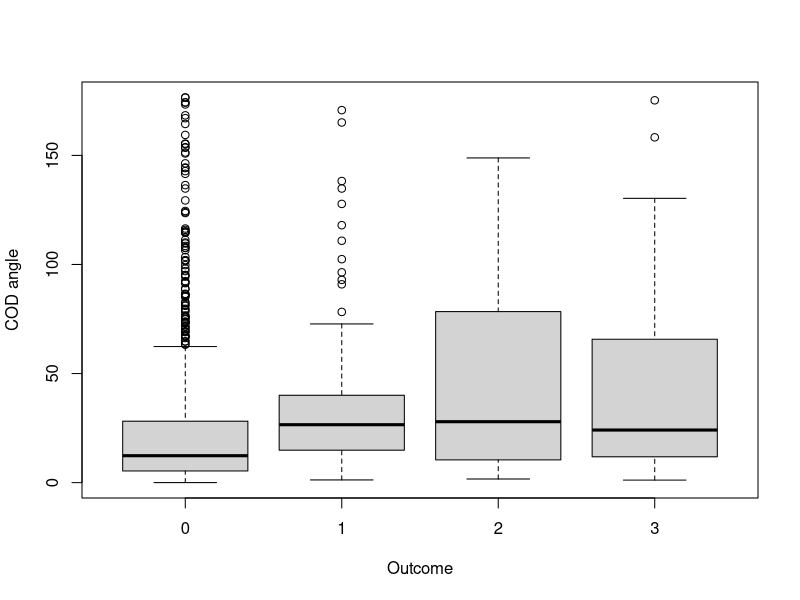
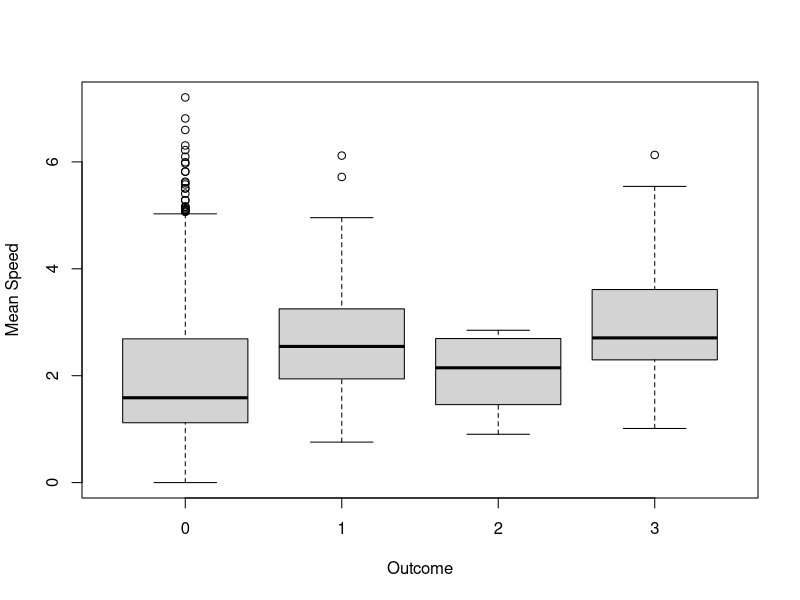
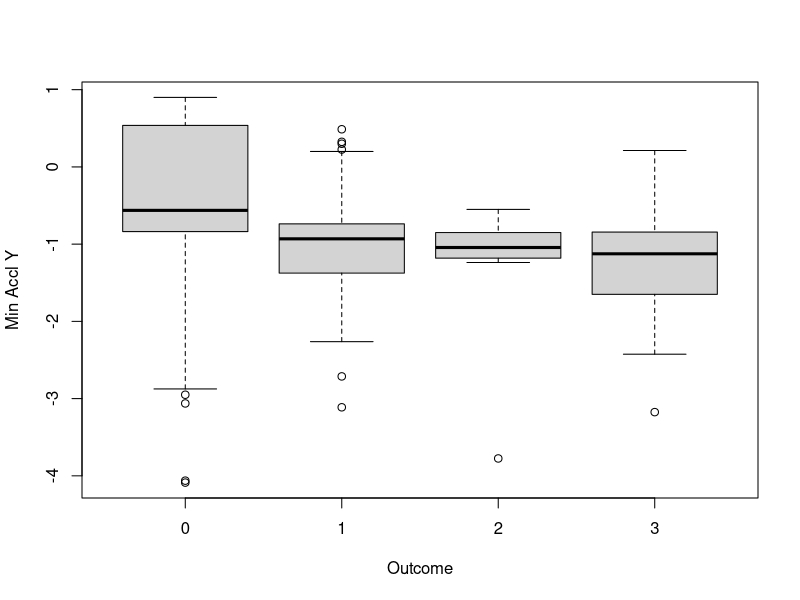
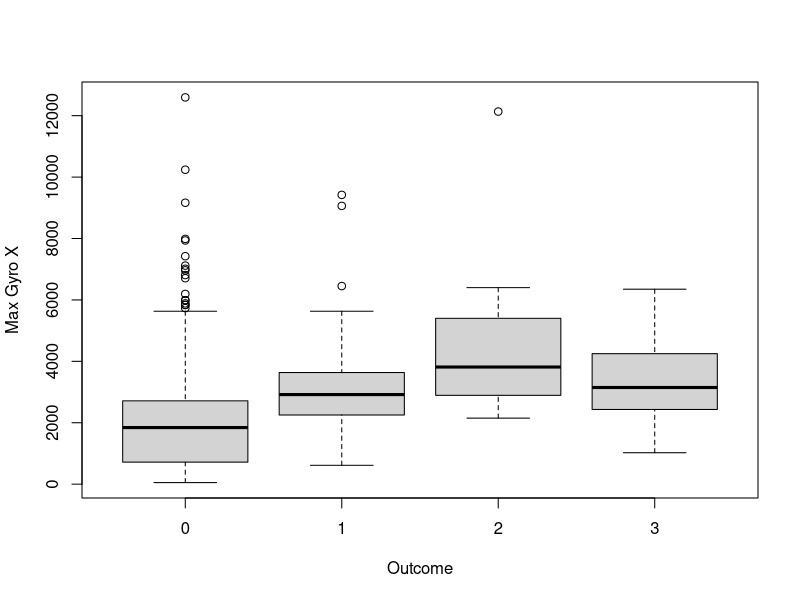
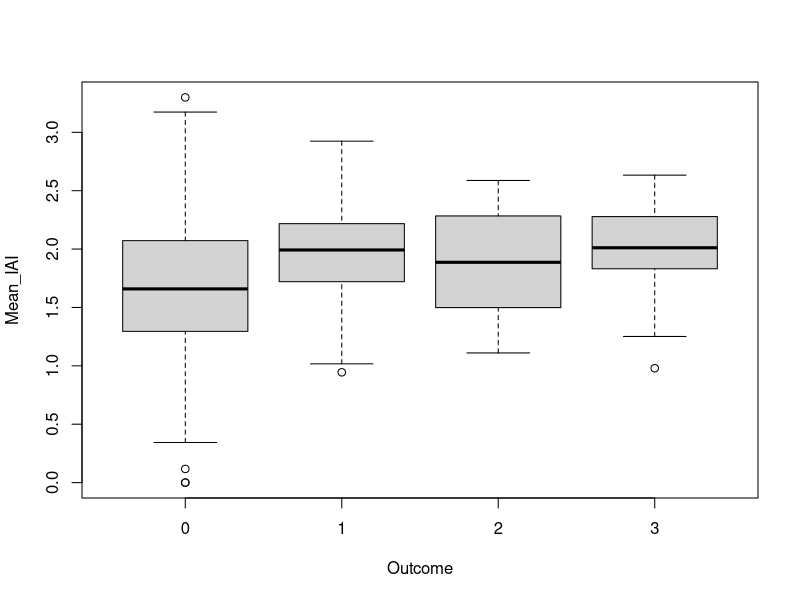
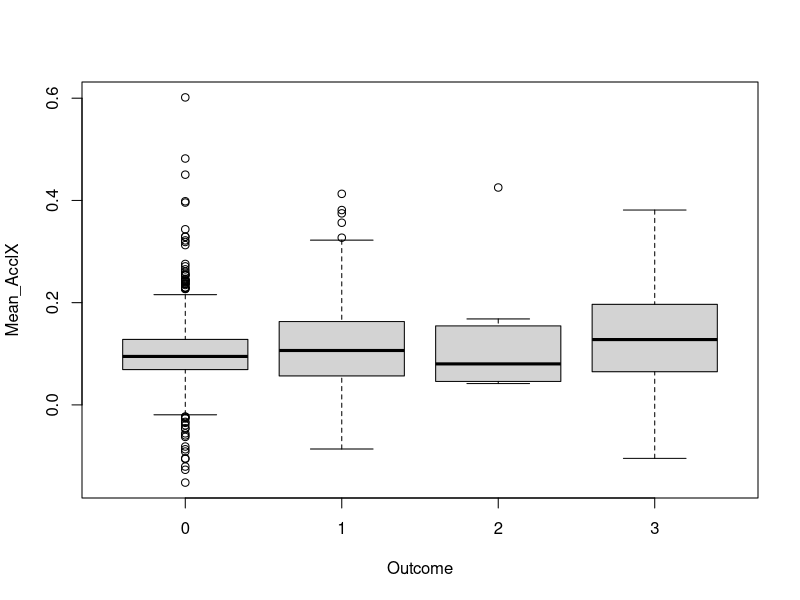
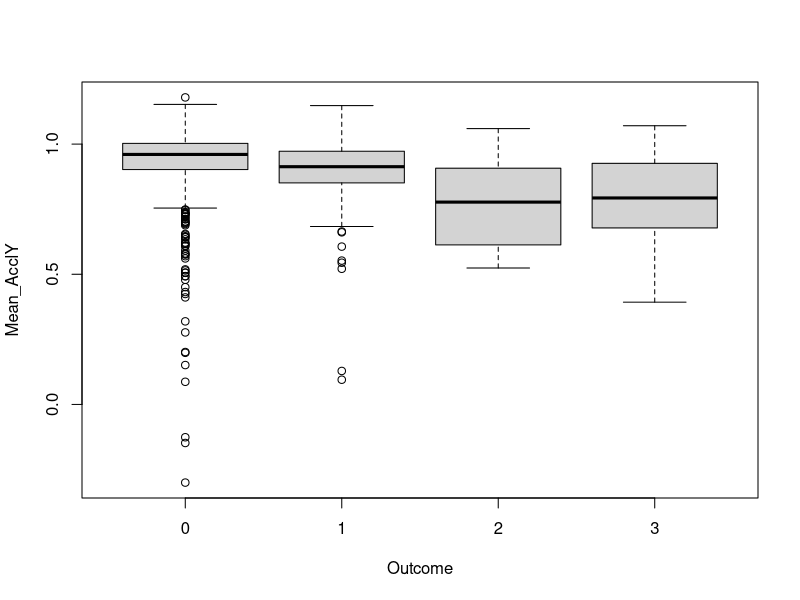
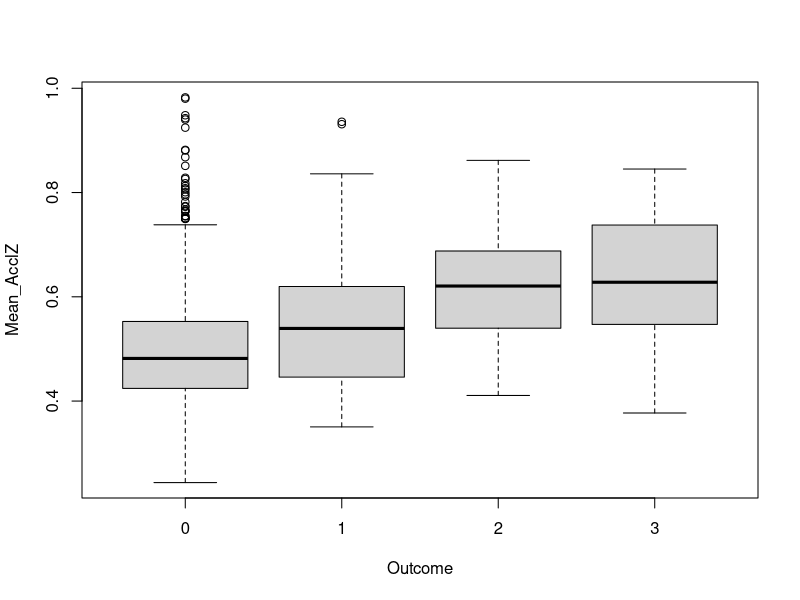

R code for these plots, in order:

## Football angles project code for one of the players


## Importing data

mydata <- read.csv("RC1gcGrp123.csv")

## Explanatory Data Analysis (boxplots)

## Boxplots were generated to observe the variation in the data between the different outcomes

# Creating a new variable in the data that categorizes each outcome together.
# This is used for the Ordinal Logistic Regression Models in addition to the boxplots.
mydata$outcome <- 0
mydata$outcome[mydata$Outcome.y.45to90==1] <- 1
mydata$outcome[mydata$Outcome.y.90to135==1] <- 2
mydata$outcome[mydata$Outcome.y.135to180==1] <- 3


boxplot(mydata$CODangle~mydata$outcome, xlab='Outcome',ylab='COD angle')
boxplot(mydata$Mean_Speed~mydata$outcome, xlab='Outcome',ylab='Mean Speed')
boxplot(mydata$Min_AcclY~mydata$outcome, xlab='Outcome',ylab='Min Accl Y')
boxplot(mydata$Max_GyroX~mydata$outcome, xlab='Outcome',ylab='Max Gyro X')
boxplot(mydata$Mean_IAI~mydata$outcome, xlab='Outcome',ylab='Mean_IAI')
boxplot(mydata$Mean_AcclX~mydata$outcome, xlab='Outcome',ylab='Mean_AcclX')
boxplot(mydata$Mean_AcclY~mydata$outcome, xlab='Outcome',ylab='Mean_AcclY')
boxplot(mydata$Mean_AcclZ~mydata$outcome, xlab='Outcome',ylab='Mean_AcclZ')
boxplot(mydata$Mean_GyroX~mydata$outcome, xlab='Outcome',ylab='Mean_GyroX')
boxplot(mydata$Mean_GyroY~mydata$outcome, xlab='Outcome',ylab='Mean_GyroY')
boxplot(mydata$Mean_GyroZ~mydata$outcome, xlab='Outcome',ylab='Mean_GyroZ')
boxplot(mydata$Min_Speed~mydata$outcome, xlab='Outcome',ylab='Min_Speed')
boxplot(mydata$Min_IAI~mydata$outcome, xlab='Outcome',ylab='Min_IAI')
boxplot(mydata$Min_AcclX~mydata$outcome, xlab='Outcome',ylab='Min_AcclX')
boxplot(mydata$Min_AcclZ~mydata$outcome, xlab='Outcome',ylab='Min_AcclZ')
boxplot(mydata$Min_GyroX~mydata$outcome, xlab='Outcome',ylab='Min_GyroX')
boxplot(mydata$Min_GyroY~mydata$outcome, xlab='Outcome',ylab='Min_GyroY')
boxplot(mydata$Min_GyroZ~mydata$outcome, xlab='Outcome',ylab='Min_GyroZ')
boxplot(mydata$Max_Speed~mydata$outcome, xlab='Outcome',ylab='Max_Speed')
boxplot(mydata$Max_IAI~mydata$outcome, xlab='Outcome',ylab='Max_IAI')
boxplot(mydata$Max_AcclX~mydata$outcome, xlab='Outcome',ylab='Max_AcclX')
boxplot(mydata$Max_AcclY~mydata$outcome, xlab='Outcome',ylab='Max_AcclY')
boxplot(mydata$Max_AcclZ~mydata$outcome, xlab='Outcome',ylab='Max_AcclZ')
boxplot(mydata$Max_GyroY~mydata$outcome, xlab='Outcome',ylab='Max_GyroY')
boxplot(mydata$Max_GyroZ~mydata$outcome, xlab='Outcome',ylab='Max_GyroZ')

## Explanatory Data Analysis (t-tests)

## t-tests were conducted to observe all of the relationships between angles and other variables

# t-tests for angle 45 to 90

t.test(mydata$CODangle~mydata$Outcome.y.45to90)
t.test(mydata$Mean_Speed~mydata$Outcome.y.45to90)
t.test(mydata$Mean_IAI~mydata$Outcome.y.45to90)
t.test(mydata$Mean_AcclX~mydata$Outcome.y.45to90)
t.test(mydata$Mean_AcclY~mydata$Outcome.y.45to90)
t.test(mydata$Mean_AcclZ~mydata$Outcome.y.45to90)
t.test(mydata$Mean_GyroX~mydata$Outcome.y.45to90)
t.test(mydata$Mean_GyroY~mydata$Outcome.y.45to90)
t.test(mydata$Mean_GyroZ~mydata$Outcome.y.45to90)
t.test(mydata$Min_Speed~mydata$Outcome.y.45to90)
t.test(mydata$Min_IAI~mydata$Outcome.y.45to90)
t.test(mydata$Min_AcclX~mydata$Outcome.y.45to90)
t.test(mydata$Min_AcclY~mydata$Outcome.y.45to90)
t.test(mydata$Min_AcclZ~mydata$Outcome.y.45to90)
t.test(mydata$Min_GyroX~mydata$Outcome.y.45to90)
t.test(mydata$Min_GyroY~mydata$Outcome.y.45to90)
t.test(mydata$Min_GyroZ~mydata$Outcome.y.45to90)
t.test(mydata$Max_Speed~mydata$Outcome.y.45to90)
t.test(mydata$Max_IAI~mydata$Outcome.y.45to90)
t.test(mydata$Max_AcclX~mydata$Outcome.y.45to90)
t.test(mydata$Max_AcclY~mydata$Outcome.y.45to90)
t.test(mydata$Max_AcclZ~mydata$Outcome.y.45to90)
t.test(mydata$Max_GyroX~mydata$Outcome.y.45to90)
t.test(mydata$Max_GyroY~mydata$Outcome.y.45to90)
t.test(mydata$Max_GyroZ~mydata$Outcome.y.45to90)


# t-tests for angle 90 to 135

t.test(mydata$CODangle~mydata$Outcome.y.90to135)
t.test(mydata$Mean_Speed~mydata$Outcome.y.90to135)
t.test(mydata$Mean_IAI~mydata$Outcome.y.90to135)
t.test(mydata$Mean_AcclX~mydata$Outcome.y.90to135)
t.test(mydata$Mean_AcclY~mydata$Outcome.y.90to135)
t.test(mydata$Mean_AcclZ~mydata$Outcome.y.90to135)
t.test(mydata$Mean_GyroX~mydata$Outcome.y.90to135)
t.test(mydata$Mean_GyroY~mydata$Outcome.y.90to135)
t.test(mydata$Mean_GyroZ~mydata$Outcome.y.90to135)
t.test(mydata$Min_Speed~mydata$Outcome.y.90to135)
t.test(mydata$Min_IAI~mydata$Outcome.y.90to135)
t.test(mydata$Min_AcclX~mydata$Outcome.y.90to135)
t.test(mydata$Min_AcclY~mydata$Outcome.y.90to135)
t.test(mydata$Min_AcclZ~mydata$Outcome.y.90to135)
t.test(mydata$Min_GyroX~mydata$Outcome.y.90to135)
t.test(mydata$Min_GyroY~mydata$Outcome.y.90to135)
t.test(mydata$Min_GyroZ~mydata$Outcome.y.90to135)
t.test(mydata$Max_Speed~mydata$Outcome.y.90to135)
t.test(mydata$Max_IAI~mydata$Outcome.y.90to135)
t.test(mydata$Max_AcclX~mydata$Outcome.y.90to135)
t.test(mydata$Max_AcclY~mydata$Outcome.y.90to135)
t.test(mydata$Max_AcclZ~mydata$Outcome.y.90to135)
t.test(mydata$Max_GyroX~mydata$Outcome.y.90to135)
t.test(mydata$Max_GyroY~mydata$Outcome.y.90to135)
t.test(mydata$Max_GyroZ~mydata$Outcome.y.90to135)


# t-tests for angle 135 to 180

t.test(mydata$CODangle~mydata$Outcome.y.135to180)
t.test(mydata$Mean_Speed~mydata$Outcome.y.135to180)
t.test(mydata$Mean_IAI~mydata$Outcome.y.135to180)
t.test(mydata$Mean_AcclX~mydata$Outcome.y.135to180)
t.test(mydata$Mean_AcclY~mydata$Outcome.y.135to180)
t.test(mydata$Mean_AcclZ~mydata$Outcome.y.135to180)
t.test(mydata$Mean_GyroX~mydata$Outcome.y.135to180)
t.test(mydata$Mean_GyroY~mydata$Outcome.y.135to180)
t.test(mydata$Mean_GyroZ~mydata$Outcome.y.135to180)
t.test(mydata$Min_Speed~mydata$Outcome.y.135to180)
t.test(mydata$Min_IAI~mydata$Outcome.y.135to180)
t.test(mydata$Min_AcclX~mydata$Outcome.y.135to180)
t.test(mydata$Min_AcclY~mydata$Outcome.y.135to180)
t.test(mydata$Min_AcclZ~mydata$Outcome.y.135to180)
t.test(mydata$Min_GyroX~mydata$Outcome.y.135to180)
t.test(mydata$Min_GyroY~mydata$Outcome.y.135to180)
t.test(mydata$Min_GyroZ~mydata$Outcome.y.135to180)
t.test(mydata$Max_Speed~mydata$Outcome.y.135to180)
t.test(mydata$Max_IAI~mydata$Outcome.y.135to180)
t.test(mydata$Max_AcclX~mydata$Outcome.y.135to180)
t.test(mydata$Max_AcclY~mydata$Outcome.y.135to180)
t.test(mydata$Max_AcclZ~mydata$Outcome.y.135to180)
t.test(mydata$Max_GyroX~mydata$Outcome.y.135to180)
t.test(mydata$Max_GyroY~mydata$Outcome.y.135to180)
t.test(mydata$Max_GyroZ~mydata$Outcome.y.135to180)


## Libraries required for ROC curves & confusion matrices

library(pROC)
library(caret)
library(e1071)


## Training and test data (70% & 30% split)

train <- mydata[1:767,]


test <- mydata[768:1095,]


## Binary Logistic Regression


#45 to 90 angle

# Removing time and ID variables from training data. 
# Also removing other angle outcomes except for 45-90.
mypredictors <- subset(train,select=c(4:28,30))
head(mypredictors)
 
# Changing angle outcome to a categorical variable
mypredictors$Outcome.y.45to90<-as.factor(mypredictors$Outcome.y.45to90)
str(mypredictors)

# Generating a Binary Logistic Regression (BLR) model trained on the training data.
myglm <- glm(Outcome.y.45to90 ~ .,data=mypredictors, family = "binomial")
summary(myglm)

# Performing backwards stepwise on the model to improve accuracy.
backwards = step(myglm)
summary(backwards)

# Removing time, ID and other angle variables from test data for 45 to 90.
subdata <- subset(test,select=c(4:28,30))

# Changing angle outcome to a categorical variable
subdata$Outcome.y.45to90 <- as.factor(subdata$Outcome.y.45to90)
str(subdata)

# Applying the BLR model to the test data to create a set of predictions for the angle 45 to 90.
mypredict <- predict(backwards, subdata, type="response")

# Generating and plotting a Reciever Operating Characteristic (ROC) curve of the predictors.
myroc <- roc(subdata$Outcome.y.45to90, mypredict)
plot(myroc,main='Outcome 45 to 90')


# Confusion matrix

# Splitting the predictors between outcome results 1 and 0 based on the threshold.
# In this case the threshold is 0.05.
mypredict[mypredict>0.05] <- 1
mypredict[mypredict<0.05] <- 0

# Setting the predictor and outcome to categorical variables.
X <- as.factor(mypredict)
Y <- as.factor(test$Outcome.y.45to90)

# Generating a confusion matrix of the outcomes vs predictions.
Con <- confusionMatrix(X,Y,positive="1")
Con


#90 to 135 angle

# Creating another subset removing time and ID variables from training data. 
# Also removing other angle outcomes except for 90-135.
mypredictors2 <- subset(train,select=c(4:28,31))
head(mypredictors2)

# Changing angle outcome to a categorical variable.
mypredictors2$Outcome.y.90to135<-as.factor(mypredictors2$Outcome.y.90to135)
str(mypredictors2)

# Generating a Binary Logistic Regression (BLR) model trained on the training data.
myglm2 <- glm(Outcome.y.90to135 ~ .,data=mypredictors2, family = "binomial")
summary(myglm2)

# Performing backwards stepwise on the model to improve accuracy.
backwards2 = step(myglm2)
summary(backwards2)

# Removing time, ID and other angle variables from test data for 90-135.
subdata2 <- subset(test,select=c(4:28,31))

# Setting outcome to categorical variable.
subdata2$Outcome.y.90to135 <- as.factor(subdata2$Outcome.y.90to135)
str(subdata2)

# Applying the BLR model to the 90-135 test data. 
mypredict2 <- predict(backwards2, subdata2, type="response")

# Plotting an ROC curve of the predictors.
myroc2 <- roc(subdata2$Outcome.y.90to135, mypredict2)
plot(myroc2,main='Outcome 90 to 135')


# Confusion matrix

# Splitting the outcome by the threshold 0.005
mypredict2[mypredict2>0.005] <- 1
mypredict2[mypredict2<0.005] <- 0

# Setting predictor and outcome to categorical variables.
X2 <- as.factor(mypredict2)
Y2 <- as.factor(test$Outcome.y.90to135)

# Generating a confusion matrix of outcomes vs predictions.
Con2 <- confusionMatrix(X2,Y2,positive="1")
Con2


#135 to 180 angle

# Creating subset of training data for 135-180 angle, with time, ID & other angles removed.
mypredictors3 <- subset(train,select=c(4:28,32))
head(mypredictors3)

# Changing outcome to categorical variable.
mypredictors3$Outcome.y.135to180<-as.factor(mypredictors3$Outcome.y.135to180)
str(mypredictors3)

# Training BLR model on training data.
myglm3 <- glm(Outcome.y.135to180 ~ .,data=mypredictors3, family = "binomial")
summary(myglm3)

# Performing backwards stepwise.
backwards3 = step(myglm3)
summary(backwards3)

# Subset of test data for 135-180 angle.
subdata3 <- subset(test,select=c(4:28,32))

# Setting outcome to categorical variable.
subdata3$Outcome.y.135to180 <- as.factor(subdata3$Outcome.y.135to180)
str(subdata3)

# Running BLR model on test data.
mypredict3 <- predict(backwards3, subdata3, type="response")

# Generating ROC curve.
myroc3 <- roc(subdata3$Outcome.y.135to180,mypredict3)
plot(myroc3,main='Outcome 135 to 180')

# Confusion matrix

# Splitting predictions by threshold 0.015.
mypredict3[mypredict3>0.015] <- 1
mypredict3[mypredict3<0.015] <- 0

# Setting predictor and outcome to categorical variables.
X3 <- as.factor(mypredict3)
Y3 <- as.factor(test$Outcome.y.135to180)

# Creating confusion matrix of outcome vs prediction.
Con3 <- confusionMatrix(X3,Y3,positive="1")
Con3




## Ordinal Logistic Regression (OLR)


table(train$outcome)

library(MASS)

# Generating an OLR model using the training data with multiple outcome variable.
mymodel <- polr(as.factor(outcome) ~ CODangle + Mean_Speed + Mean_IAI
                + Mean_AcclX + Mean_AcclY + Mean_AcclZ
                + Mean_GyroX + Mean_GyroY + Mean_GyroZ + Min_Speed 
                + Min_IAI + Min_AcclX + Min_AcclY + Min_AcclZ + Min_GyroX
                + Min_GyroY + Min_GyroZ + Max_Speed + Max_IAI + Max_AcclX
                + Max_AcclY + Max_AcclZ + Max_GyroX + Max_GyroY + Max_GyroZ
                , data = train, Hess=TRUE)
mymodel
summary(mymodel)

# Backwards stepwise of the model.
backwards4 <- step(mymodel)

# Creating a table of the coefficients.
table = coef(summary(backwards4))

# Using the t-values in the table, the p-values for the variables are calculated.
p = pnorm(abs(table[,"t value"]), lower.tail = FALSE)*2

# The p-values are added to the table.
(table <- cbind(table, "p value" = p))

# Setting outcome in test data to categorical.
test$outcome <- as.factor(test$outcome)
str(test$outcome)

# Applying the OLR model to the test data.
pred <- predict(backwards4, test, type="prob")


# Multi-class ROC was generated but, unfortunately, could not be plotted.
myroc5 <- multiclass.roc(test$outcome, pred)

# Because of this, separate ROC curves were generated and plotted for each angle outcome.

# ROC for 45-90.
B <- roc(test$Outcome.y.45to90 ~ pred[,2])

# ROC for 90-135.
B1 <- roc(test$Outcome.y.90to135 ~ pred[,3])

# ROC for 135-180.
B2 <- roc(test$Outcome.y.135to180 ~ pred[,4])


plot(B, main='Outcome 45 to 90')
plot(B1, main='Outcome 90 to 135')
plot(B2, main='Outcome 135 to 180')


# The predicted probabilities are separated by variables from the predictor.

# 45-90 angle
P <- pred[,2]

# 90-135 angle
P1 <- pred[,3]

# 135-180 angle.
P2 <- pred[,4]


# Confusion matrices were formed, using the same principle as those created for BLR above.

# Predictor split by threshold 0.06
P[P>0.06] <- 1
P[P<0.06] <- 0

# Setting predictor and outcome as categorical variables.
X7 <- as.factor(P)
Y7 <- as.factor(test$Outcome.y.45to90)

# Building confusion matrix
Con7 <- confusionMatrix(X7,Y7,positive="1")
Con7



# Predictor split by threshold 0.01
P1[P1>0.01] <- 1
P1[P1<0.01] <- 0

# Setting predictor & outcome to categorical variables.
X8 <- as.factor(P1)
Y8 <- as.factor(test$Outcome.y.90to135)

# Building confusion matrix.
Con8 <- confusionMatrix(X8,Y8,positive="1")
Con8



# Predictor split by threshold 0.03
P2[P2>0.03] <- 1
P2[P2<0.03] <- 0

# Setting predictor & outcome to categorical variables.
X9 <- as.factor(P2)
Y9 <- as.factor(test$Outcome.y.135to180)

# Building confusion matrix.
Con9 <- confusionMatrix(X9,Y9,positive="1")
Con9



## The logistic regression models were generated again, 
# but using all of the variables in the training data (No backwards stepwise).


## Binary Logistic Regression using ALL variables.


# 45-90 angle.

# Applying the original BLR model (before backwards stepwise) to the test data.
# Then plotting its respective ROC curve.
mypred <- predict(myglm, subdata, type="response")
myproc <- roc(subdata$Outcome.y.45to90, mypred)
plot(myproc,main='Outcome 45 to 90')

# Setting the threshold to 0.06
mypred[mypred>0.06] <- 1
mypred[mypred<0.06] <- 0

# Setting outcome & predictor variables to categorical.
X4 <- as.factor(mypred)
Y4 <- as.factor(test$Outcome.y.45to90)

# Generating the confusion matrix.
pCon <- confusionMatrix(X4,Y4,positive="1")
pCon


# 90-135 angle.

# Applying model to test data
mypred2 <- predict(myglm2, subdata2, type="response")
myproc2 <- roc(subdata2$Outcome.y.90to135, mypred2)
plot(myproc2,main='Outcome 90 to 135')

# Setting threshold at 0.001
mypred2[mypred2>0.001] <- 1
mypred2[mypred2<0.001] <- 0

# Setting variables to categorical.
X5 <- as.factor(mypred2)
Y5 <- as.factor(test$Outcome.y.90to135)

# Generating confusion matrix.
pCon2 <- confusionMatrix(X5,Y5,positive="1")
pCon2


# 135-180 angle.

# Applying model to test data
mypred3 <- predict(myglm3, subdata3, type="response")
myproc3 <- roc(subdata3$Outcome.y.135to180, mypred3)
plot(myproc3,main='Outcome 135 to 180')

# Setting threshold at 0.015
mypred3[mypred3>0.015] <- 1
mypred3[mypred3<0.015] <- 0

# Setting variables to categorical.
X6 <- as.factor(mypred3)
Y6 <- as.factor(test$Outcome.y.135to180)

# Generating confusion matrix.
pCon3 <- confusionMatrix(X6,Y6,positive="1")
pCon3




## Ordinal Logistic Regression using ALL variables

# Applying original OLR model (before backwards stepwise) to test data.
# Then generating its multiclass ROC curve as well as plotting the separate ROCs.
mypred4 <- predict(mymodel, test, type="prob")
myproc4 <- multiclass.roc(test$outcome, mypred4)

# ROC for 45-90.
R <- roc(test$Outcome.y.45to90 ~ mypred4[,2])

# ROC for 90-135.
R2 <- roc(test$Outcome.y.90to135 ~ mypred4[,3])

# ROC for 135-180.
R3 <- roc(test$Outcome.y.135to180 ~ mypred4[,4])

# Changing the graphical parameters so 3 plots can be observed together.
par(mfrow = c(1,3))


plot(R, main='Outcome 45 to 90')
plot(R2, main='Outcome 90 to 135')
plot(R3, main='Outcome 135 to 180')

# Changing the graphical parameters back to default.
par(mfrow = c(1,1))


Mypred4 <- predict(mymodel, test, type="class")


(Tab <- table(Mypred4,test$outcome))


# Taking probabilities for each outcome and separating them into variables.

# 45-90.
P3 <- mypred4[,2]

# 90-135.
P4 <- mypred4[,3]

# 135-180.
P5 <- mypred4[,4]


# Confusion matrices were generated

# 45-90.

# Setting threshold at 0.06
P3[P3>0.06] <- 1
P3[P3<0.06] <- 0

# Setting predictor & outcome as categorical
X10 <- as.factor(P3)
Y10 <- as.factor(test$Outcome.y.45to90)

# Creating the confusion matrix.
Con10 <- confusionMatrix(X10,Y10,positive="1")
Con10

# 90-135.

# Setting the threshold at 0.01
P4[P4>0.01] <- 1
P4[P4<0.01] <- 0

# Setting predictor & outcome as categorical.
X11 <- as.factor(P4)
Y11 <- as.factor(test$Outcome.y.90to135)

# Creating confusion matrix.
Con11 <- confusionMatrix(X11,Y11,positive="1")
Con11

# 135-180.

# Setting threshold at 0.02
P5[P5>0.02] <- 1
P5[P5<0.02] <- 0

# Setting predictor & categorical as categorical.
X12 <- as.factor(P5)
Y12 <- as.factor(test$Outcome.y.135to180)

# Creating confusion matrix.
Con12 <- confusionMatrix(X12,Y12,positive="1")
Con12
